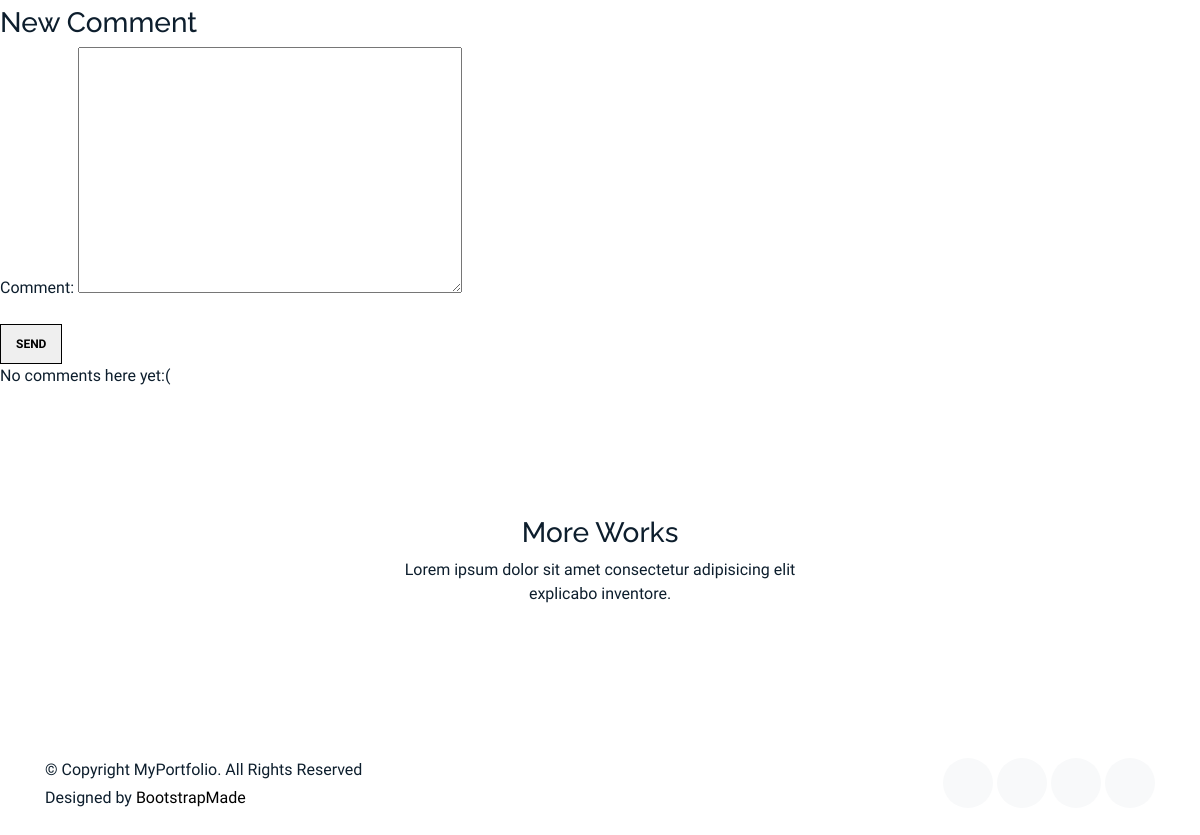
The app's page /movie_detail/4/ (lower part), older data.
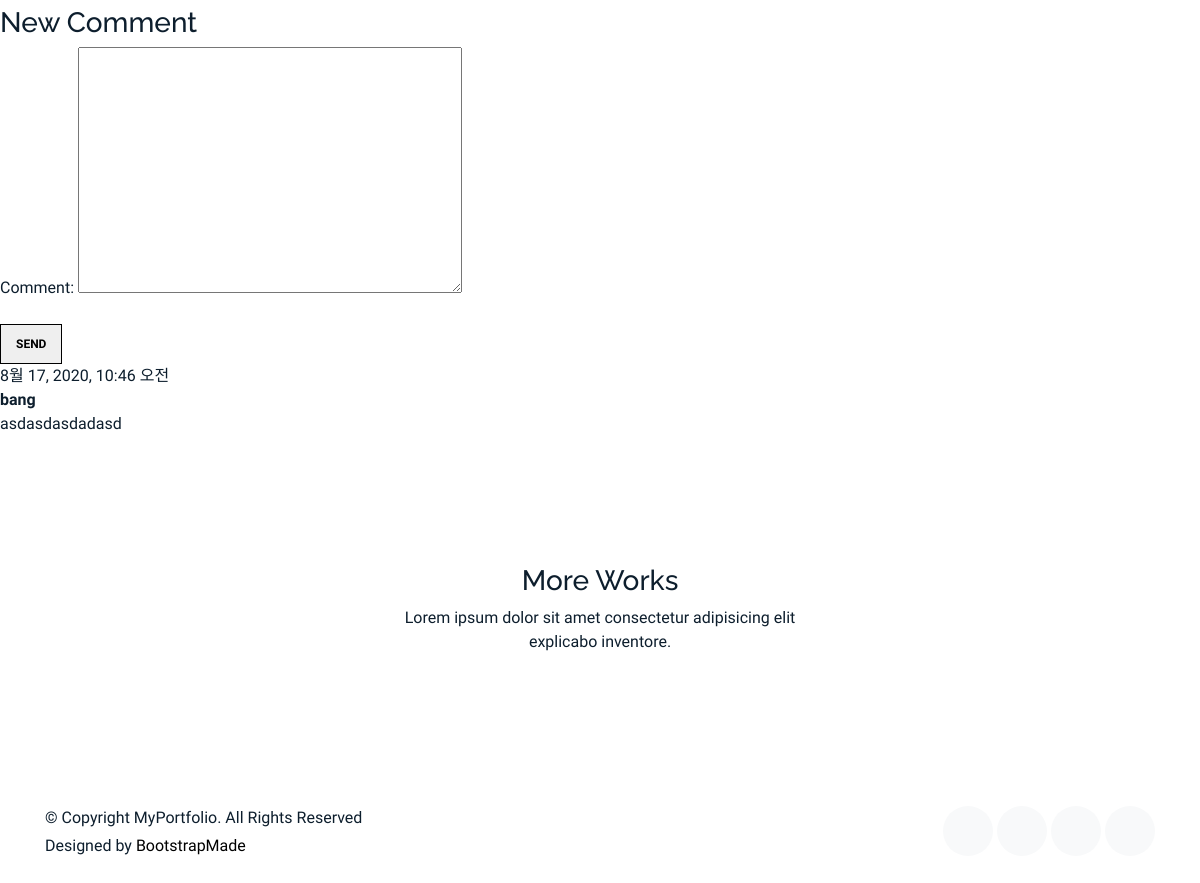
The same page, newer data.
### movieapp/models.py (models this page shows, shortened)
class Comment(models.Model):
    movie = models.ForeignKey('movieapp.Movie', on_delete=models.CASCADE, related_name='comments')
    author = models.CharField(max_length=100)
    comment = models.TextField()
    published_date = models.DateTimeField(default=timezone.now)
    class Meta:
        ordering = ['published_date']

### movieapp/views.py (the view)
# urls.py: path('movie_detail/<int:pk>/', views.movie_detail, name='movie_detail'),
def movie_detail(request, pk):
    movie = get_object_or_404(Movie, pk=pk)
    form = CommentForm(instance=movie)
    return render(request, 'movieapp/movie_detail.html', {'movie': movie, 'commentform': form})

### movieapp/forms.py
class CommentForm(forms.ModelForm):
    class Meta:
        model = Comment
        fields = ('comment', )

### movieapp/templates/movieapp/movie_detail.html (shortened to what this page needs)
{% extends 'movieapp/base.html' %}
{% block contents %}
{% load static %}
  <main id="main">
    <div class="site-section">
      <div class="site-section pb-0">
        <div class="container">
          <div class="row align-items-stretch">
            <div class="col-md-5" data-aos="fade-up">
            </div>
            <div class="col-md-6 ml-auto" data-aos="fade-up" data-aos-delay="100">
            </div>
          </div>
        </div>
      </div>
<table>
        <h3>New Comment</h3>
        <form action="{% url 'add_comment' pk=movie.pk %}" name="commentform" method="post" class="post-form">
            {{ commentform.as_p }}
            <button type="submit" class="save readmore d-block w-10">Send</button>
        </form>
    </table>
{% for comment in movie.comments.all %}
    <div class="comment">
        <div class="date">
            {{comment.published_date}}
        </div>
        <strong>{{comment.author}}</strong>
        <p>{{comment.comment|linebreaksbr}}</p>
    </div>
{% empty %}
    <p>No comments here yet:(</p>
{% endfor %}
      <div class="site-section pb-0">
        <div class="container">
          <div class="row justify-content-center text-center mb-4">
            <div class="col-5">
              <h3 class="h3 heading">More Works</h3>
              <p>Lorem ipsum dolor sit amet consectetur adipisicing elit explicabo inventore.</p>
            </div>
          </div>
        </div>
      </div>
  </main>
  <footer class="footer" role="contentinfo">
    <div class="container">
      <div class="row">
        <div class="col-sm-6">
          <p class="mb-1">&copy; Copyright MyPortfolio. All Rights Reserved</p>
          <div class="credits">
            Designed by <a href="https://bootstrapmade.com/">BootstrapMade</a>
          </div>
        </div>
        <div class="col-sm-6 social text-md-right">
          <a href="#"><span class="icofont-twitter"></span></a>
          <a href="#"><span class="icofont-facebook"></span></a>
          <a href="#"><span class="icofont-dribbble"></span></a>
          <a href="#"><span class="icofont-behance"></span></a>
        </div>
      </div>
    </div>
  </footer>
{% endblock contents %}

Row changes from the older to the newer data that the page shows:
added Comment: published_date "8월 17, 2020, 10:46 오전", author "bang", comment "asdasdasdadasd"
Text that changed along with them:
text no longer shown: "No comments here yet:("
